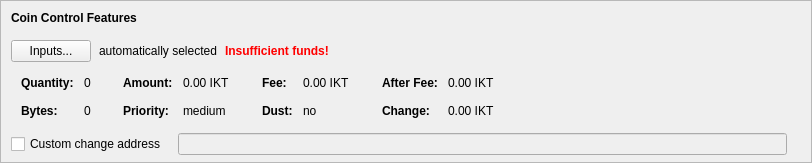
    <widget class="QFrame" name="frameCoinControl">
     <property name="sizePolicy">
      <sizepolicy hsizetype="Expanding" vsizetype="Expanding">
       <horstretch>0</horstretch>
       <verstretch>0</verstretch>
      </sizepolicy>
     </property>
     <property name="maximumSize">
      <size>
       <width>16777215</width>
       <height>16777215</height>
      </size>
     </property>
     <property name="frameShape">
      <enum>QFrame::StyledPanel</enum>
     </property>
     <property name="frameShadow">
      <enum>QFrame::Sunken</enum>
     </property>
     <layout class="QVBoxLayout" name="verticalLayoutCoinControl2">
      <property name="spacing">
       <number>0</number>
      </property>
      <property name="leftMargin">
       <number>0</number>
      </property>
      <property name="topMargin">
       <number>0</number>
      </property>
      <property name="rightMargin">
       <number>0</number>
      </property>
      <property name="bottomMargin">
       <number>6</number>
      </property>
      <item>
       <layout class="QVBoxLayout" name="verticalLayoutCoinControl" stretch="0,0,0,0,1">
        <property name="spacing">
         <number>0</number>
        </property>
        <property name="leftMargin">
         <number>10</number>
        </property>
        <property name="topMargin">
         <number>10</number>
        </property>
        <item>
         <layout class="QHBoxLayout" name="horizontalLayoutCoinControl1">
          <property name="bottomMargin">
           <number>15</number>
          </property>
          <item>
           <widget class="QLabel" name="labelCoinControlFeatures">
            <property name="sizePolicy">
             <sizepolicy hsizetype="Preferred" vsizetype="Maximum">
              <horstretch>0</horstretch>
              <verstretch>0</verstretch>
             </sizepolicy>
            </property>
            <property name="font">
             <font>
              <weight>75</weight>
              <bold>true</bold>
             </font>
            </property>
            <property name="styleSheet">
             <string notr="true">font-weight:bold;</string>
            </property>
            <property name="text">
             <string>Coin Control Features</string>
            </property>
           </widget>
          </item>
         </layout>
        </item>
        <item>
         <layout class="QHBoxLayout" name="horizontalLayoutCoinControl2" stretch="0,0,0,0">
          <property name="spacing">
           <number>8</number>
          </property>
          <property name="bottomMargin">
           <number>10</number>
          </property>
          <item>
           <widget class="QPushButton" name="pushButtonCoinControl">
            <property name="styleSheet">
             <string notr="true"/>
            </property>
            <property name="text">
             <string>Inputs...</string>
            </property>
            <property name="autoDefault">
             <bool>false</bool>
            </property>
           </widget>
          </item>
          <item>
           <widget class="QLabel" name="labelCoinControlAutomaticallySelected">
            <property name="text">
             <string>automatically selected</string>
            </property>
            <property name="margin">
             <number>5</number>
            </property>
           </widget>
          </item>
          <item>
           <widget class="QLabel" name="labelCoinControlInsuffFunds">
            <property name="font">
             <font>
              <weight>75</weight>
              <bold>true</bold>
             </font>
            </property>
            <property name="styleSheet">
             <string notr="true">color:red;font-weight:bold;</string>
            </property>
            <property name="text">
             <string>Insufficient funds!</string>
            </property>
            <property name="margin">
             <number>5</number>
            </property>
           </widget>
          </item>
          <item>
           <spacer name="horizontalSpacerCoinControl">
            <property name="orientation">
             <enum>Qt::Horizontal</enum>
            </property>
            <property name="sizeHint" stdset="0">
             <size>
              <width>40</width>
              <height>1</height>
             </size>
            </property>
           </spacer>
          </item>
         </layout>
        </item>
        <item>
         <widget class="QWidget" name="widgetCoinControl" native="true">
          <property name="sizePolicy">
           <sizepolicy hsizetype="Preferred" vsizetype="Preferred">
            <horstretch>0</horstretch>
            <verstretch>0</verstretch>
           </sizepolicy>
          </property>
          <property name="minimumSize">
           <size>
            <width>0</width>
            <height>0</height>
           </size>
          </property>
          <property name="styleSheet">
           <string notr="true"/>
          </property>
          <layout class="QHBoxLayout" name="horizontalLayoutCoinControl5">
           <property name="leftMargin">
            <number>0</number>
           </property>
           <property name="topMargin">
            <number>0</number>
           </property>
           <property name="rightMargin">
            <number>0</number>
           </property>
           <property name="bottomMargin">
            <number>0</number>
           </property>
           <item>
            <layout class="QHBoxLayout" name="horizontalLayoutCoinControl3" stretch="0,0,0,1">
             <property name="spacing">
              <number>20</number>
             </property>
             <property name="topMargin">
              <number>0</number>
             </property>
             <property name="bottomMargin">
              <number>10</number>
             </property>
             <item>
              <layout class="QFormLayout" name="formLayoutCoinControl1">
               <property name="horizontalSpacing">
                <number>10</number>
               </property>
               <property name="verticalSpacing">
                <number>14</number>
               </property>
               <property name="leftMargin">
                <number>10</number>
               </property>
               <property name="topMargin">
                <number>4</number>
               </property>
               <property name="rightMargin">
                <number>6</number>
               </property>
               <item row="0" column="0">
                <widget class="QLabel" name="labelCoinControlQuantityText">
                 <property name="font">
                  <font>
                   <weight>75</weight>
                   <bold>true</bold>
                  </font>
                 </property>
                 <property name="text">
                  <string>Quantity:</string>
                 </property>
                 <property name="margin">
                  <number>0</number>
                 </property>
                </widget>
               </item>
               <item row="0" column="1">
                <widget class="QLabel" name="labelCoinControlQuantity">
                 <property name="cursor">
                  <cursorShape>IBeamCursor</cursorShape>
                 </property>
                 <property name="contextMenuPolicy">
                  <enum>Qt::ActionsContextMenu</enum>
                 </property>
                 <property name="text">
                  <string notr="true">0</string>
                 </property>
                 <property name="margin">
                  <number>0</number>
                 </property>
                 <property name="textInteractionFlags">
                  <set>Qt::LinksAccessibleByMouse|Qt::TextSelectableByKeyboard|Qt::TextSelectableByMouse</set>
                 </property>
                </widget>
               </item>
               <item row="1" column="0">
                <widget class="QLabel" name="labelCoinControlBytesText">
                 <property name="font">
                  <font>
                   <weight>75</weight>
                   <bold>true</bold>
                  </font>
                 </property>
                 <property name="text">
                  <string>Bytes:</string>
                 </property>
                </widget>
               </item>
               <item row="1" column="1">
                <widget class="QLabel" name="labelCoinControlBytes">
                 <property name="cursor">
                  <cursorShape>IBeamCursor</cursorShape>
                 </property>
                 <property name="contextMenuPolicy">
                  <enum>Qt::ActionsContextMenu</enum>
                 </property>
                 <property name="text">
                  <string notr="true">0</string>
                 </property>
                 <property name="textInteractionFlags">
                  <set>Qt::LinksAccessibleByMouse|Qt::TextSelectableByKeyboard|Qt::TextSelectableByMouse</set>
                 </property>
                </widget>
               </item>
              </layout>
             </item>
             <item>
              <layout class="QFormLayout" name="formLayoutCoinControl2">
               <property name="horizontalSpacing">
                <number>10</number>
               </property>
               <property name="verticalSpacing">
                <number>14</number>
               </property>
               <property name="leftMargin">
                <number>6</number>
               </property>
               <property name="topMargin">
                <number>4</number>
               </property>
               <property name="rightMargin">
                <number>6</number>
               </property>
               <item row="0" column="0">
                <widget class="QLabel" name="labelCoinControlAmountText">
                 <property name="font">
                  <font>
                   <weight>75</weight>
                   <bold>true</bold>
                  </font>
                 </property>
                 <property name="text">
                  <string>Amount:</string>
                 </property>
                 <property name="margin">
                  <number>0</number>
                 </property>
                </widget>
               </item>
               <item row="0" column="1">
                <widget class="QLabel" name="labelCoinControlAmount">
                 <property name="cursor">
                  <cursorShape>IBeamCursor</cursorShape>
                 </property>
                 <property name="contextMenuPolicy">
                  <enum>Qt::ActionsContextMenu</enum>
                 </property>
                 <property name="text">
                  <string notr="true">0.00 IKT</string>
                 </property>
                 <property name="textInteractionFlags">
                  <set>Qt::LinksAccessibleByMouse|Qt::TextSelectableByKeyboard|Qt::TextSelectableByMouse</set>
                 </property>
                </widget>
               </item>
               <item row="1" column="0">
                <widget class="QLabel" name="labelCoinControlPriorityText">
                 <property name="font">
                  <font>
                   <weight>75</weight>
                   <bold>true</bold>
                  </font>
                 </property>
                 <property name="text">
                  <string>Priority:</string>
                 </property>
                </widget>
               </item>
               <item row="1" column="1">
                <widget class="QLabel" name="labelCoinControlPriority">
                 <property name="cursor">
                  <cursorShape>IBeamCursor</cursorShape>
                 </property>
                 <property name="contextMenuPolicy">
                  <enum>Qt::ActionsContextMenu</enum>
                 </property>
                 <property name="text">
                  <string>medium</string>
                 </property>
                 <property name="textInteractionFlags">
                  <set>Qt::LinksAccessibleByMouse|Qt::TextSelectableByKeyboard|Qt::TextSelectableByMouse</set>
                 </property>
                </widget>
               </item>
              </layout>
             </item>
             <item>
              <layout class="QFormLayout" name="formLayoutCoinControl3">
               <property name="horizontalSpacing">
                <number>10</number>
               </property>
               <property name="verticalSpacing">
                <number>14</number>
               </property>
               <property name="leftMargin">
                <number>6</number>
               </property>
               <property name="topMargin">
                <number>4</number>
               </property>
               <property name="rightMargin">
                <number>6</number>
               </property>
               <item row="0" column="0">
                <widget class="QLabel" name="labelCoinControlFeeText">
                 <property name="font">
                  <font>
                   <weight>75</weight>
                   <bold>true</bold>
                  </font>
                 </property>
                 <property name="text">
                  <string>Fee:</string>
                 </property>
                 <property name="margin">
                  <number>0</number>
                 </property>
                </widget>
               </item>
               <item row="0" column="1">
                <widget class="QLabel" name="labelCoinControlFee">
                 <property name="cursor">
                  <cursorShape>IBeamCursor</cursorShape>
                 </property>
                 <property name="contextMenuPolicy">
                  <enum>Qt::ActionsContextMenu</enum>
                 </property>
                 <property name="text">
                  <string notr="true">0.00 IKT</string>
                 </property>
                 <property name="textInteractionFlags">
                  <set>Qt::LinksAccessibleByMouse|Qt::TextSelectableByKeyboard|Qt::TextSelectableByMouse</set>
                 </property>
                </widget>
               </item>
               <item row="1" column="0">
                <widget class="QLabel" name="labelCoinControlLowOutputText">
                 <property name="font">
                  <font>
                   <weight>75</weight>
                   <bold>true</bold>
                  </font>
                 </property>
                 <property name="text">
                  <string>Dust:</string>
                 </property>
                </widget>
               </item>
               <item row="1" column="1">
                <widget class="QLabel" name="labelCoinControlLowOutput">
                 <property name="cursor">
                  <cursorShape>IBeamCursor</cursorShape>
                 </property>
                 <property name="contextMenuPolicy">
                  <enum>Qt::ActionsContextMenu</enum>
                 </property>
                 <property name="text">
                  <string>no</string>
                 </property>
                 <property name="textInteractionFlags">
                  <set>Qt::LinksAccessibleByMouse|Qt::TextSelectableByKeyboard|Qt::TextSelectableByMouse</set>
                 </property>
                </widget>
               </item>
              </layout>
             </item>
             <item>
              <layout class="QFormLayout" name="formLayoutCoinControl4">
               <property name="horizontalSpacing">
                <number>10</number>
               </property>
               <property name="verticalSpacing">
                <number>14</number>
               </property>
               <property name="leftMargin">
                <number>6</number>
               </property>
               <property name="topMargin">
                <number>4</number>
               </property>
               <property name="rightMargin">
                <number>6</number>
               </property>
               <item row="0" column="0">
                <widget class="QLabel" name="labelCoinControlAfterFeeText">
                 <property name="font">
                  <font>
                   <weight>75</weight>
                   <bold>true</bold>
                  </font>
                 </property>
                 <property name="text">
                  <string>After Fee:</string>
                 </property>
                 <property name="margin">
                  <number>0</number>
                 </property>
                </widget>
               </item>
               <item row="0" column="1">
                <widget class="QLabel" name="labelCoinControlAfterFee">
                 <property name="cursor">
                  <cursorShape>IBeamCursor</cursorShape>
                 </property>
                 <property name="contextMenuPolicy">
                  <enum>Qt::ActionsContextMenu</enum>
                 </property>
                 <property name="text">
                  <string notr="true">0.00 IKT</string>
                 </property>
                 <property name="textInteractionFlags">
                  <set>Qt::LinksAccessibleByMouse|Qt::TextSelectableByKeyboard|Qt::TextSelectableByMouse</set>
                 </property>
                </widget>
               </item>
               <item row="1" column="0">
                <widget class="QLabel" name="labelCoinControlChangeText">
                 <property name="font">
                  <font>
                   <weight>75</weight>
                   <bold>true</bold>
                  </font>
                 </property>
                 <property name="text">
                  <string>Change:</string>
                 </property>
                </widget>
               </item>
               <item row="1" column="1">
                <widget class="QLabel" name="labelCoinControlChange">
                 <property name="cursor">
                  <cursorShape>IBeamCursor</cursorShape>
                 </property>
                 <property name="contextMenuPolicy">
                  <enum>Qt::ActionsContextMenu</enum>
                 </property>
                 <property name="text">
                  <string notr="true">0.00 IKT</string>
                 </property>
                 <property name="textInteractionFlags">
                  <set>Qt::LinksAccessibleByMouse|Qt::TextSelectableByKeyboard|Qt::TextSelectableByMouse</set>
                 </property>
                </widget>
               </item>
              </layout>
             </item>
            </layout>
           </item>
          </layout>
         </widget>
        </item>
        <item>
         <layout class="QHBoxLayout" name="horizontalLayoutCoinControl4" stretch="0,0,0">
          <property name="spacing">
           <number>12</number>
          </property>
          <property name="sizeConstraint">
           <enum>QLayout::SetDefaultConstraint</enum>
          </property>
          <property name="topMargin">
           <number>5</number>
          </property>
          <property name="rightMargin">
           <number>5</number>
          </property>
          <item>
           <widget class="QCheckBox" name="checkBoxCoinControlChange">
            <property name="toolTip">
             <string>If this is activated, but the change address is empty or invalid, change will be sent to a newly generated address.</string>
            </property>
            <property name="text">
             <string>Custom change address</string>
            </property>
           </widget>
          </item>
          <item>
           <widget class="QValidatedLineEdit" name="lineEditCoinControlChange">
            <property name="enabled">
             <bool>false</bool>
            </property>
            <property name="sizePolicy">
             <sizepolicy hsizetype="Expanding" vsizetype="Fixed">
              <horstretch>0</horstretch>
              <verstretch>0</verstretch>
             </sizepolicy>
            </property>
           </widget>
          </item>
          <item>
           <widget class="QLabel" name="labelCoinControlChangeLabel">
            <property name="sizePolicy">
             <sizepolicy hsizetype="Preferred" vsizetype="Expanding">
              <horstretch>0</horstretch>
              <verstretch>0</verstretch>
             </sizepolicy>
            </property>
            <property name="minimumSize">
             <size>
              <width>0</width>
              <height>0</height>
             </size>
            </property>
            <property name="text">
             <string/>
            </property>
            <property name="margin">
             <number>3</number>
            </property>
           </widget>
          </item>
         </layout>
        </item>
        <item>
         <spacer name="verticalSpacerCoinControl">
          <property name="orientation">
           <enum>Qt::Vertical</enum>
          </property>
          <property name="sizeHint" stdset="0">
           <size>
            <width>800</width>
            <height>1</height>
           </size>
          </property>
         </spacer>
        </item>
       </layout>
      </item>
     </layout>
    </widget>
